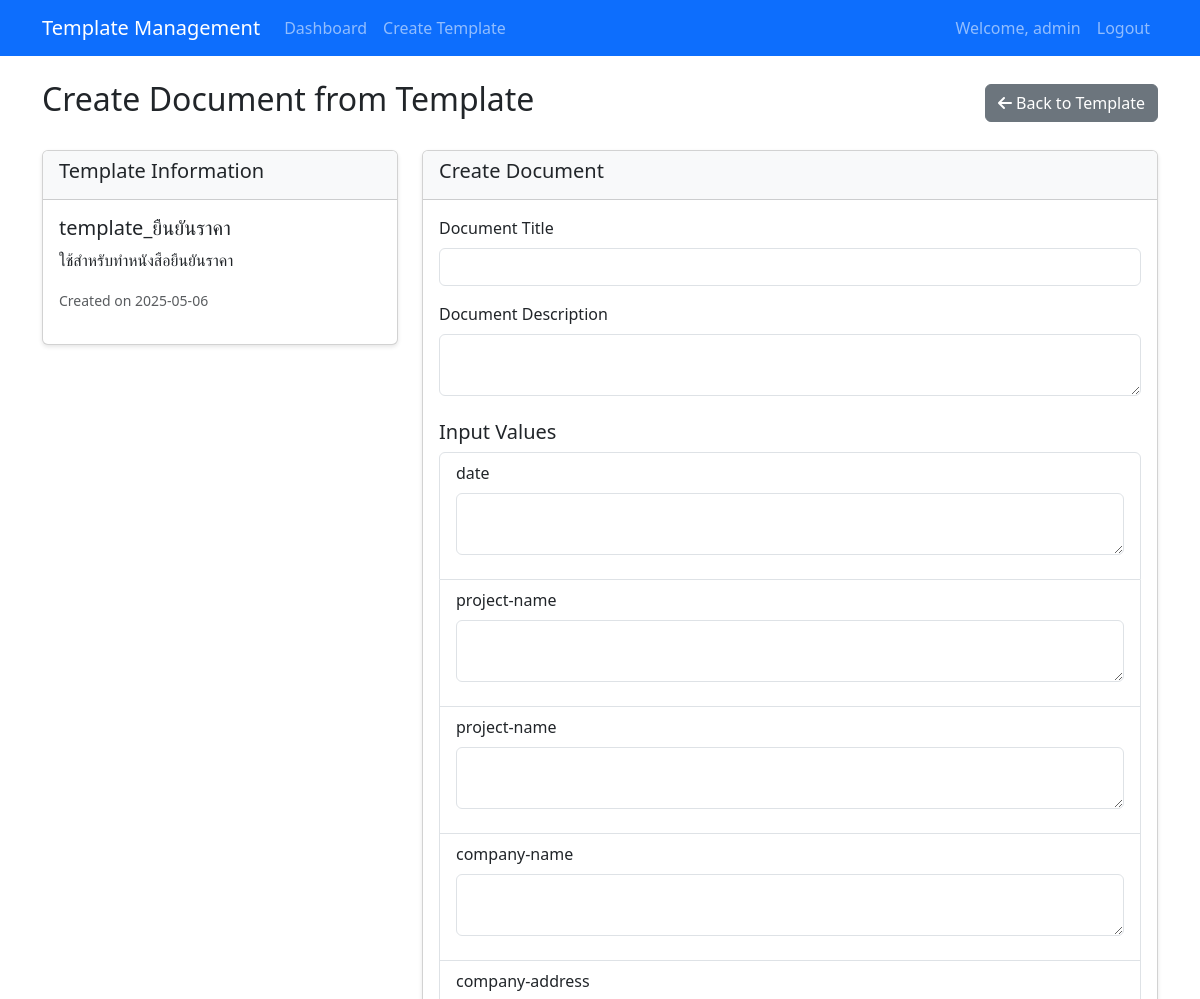
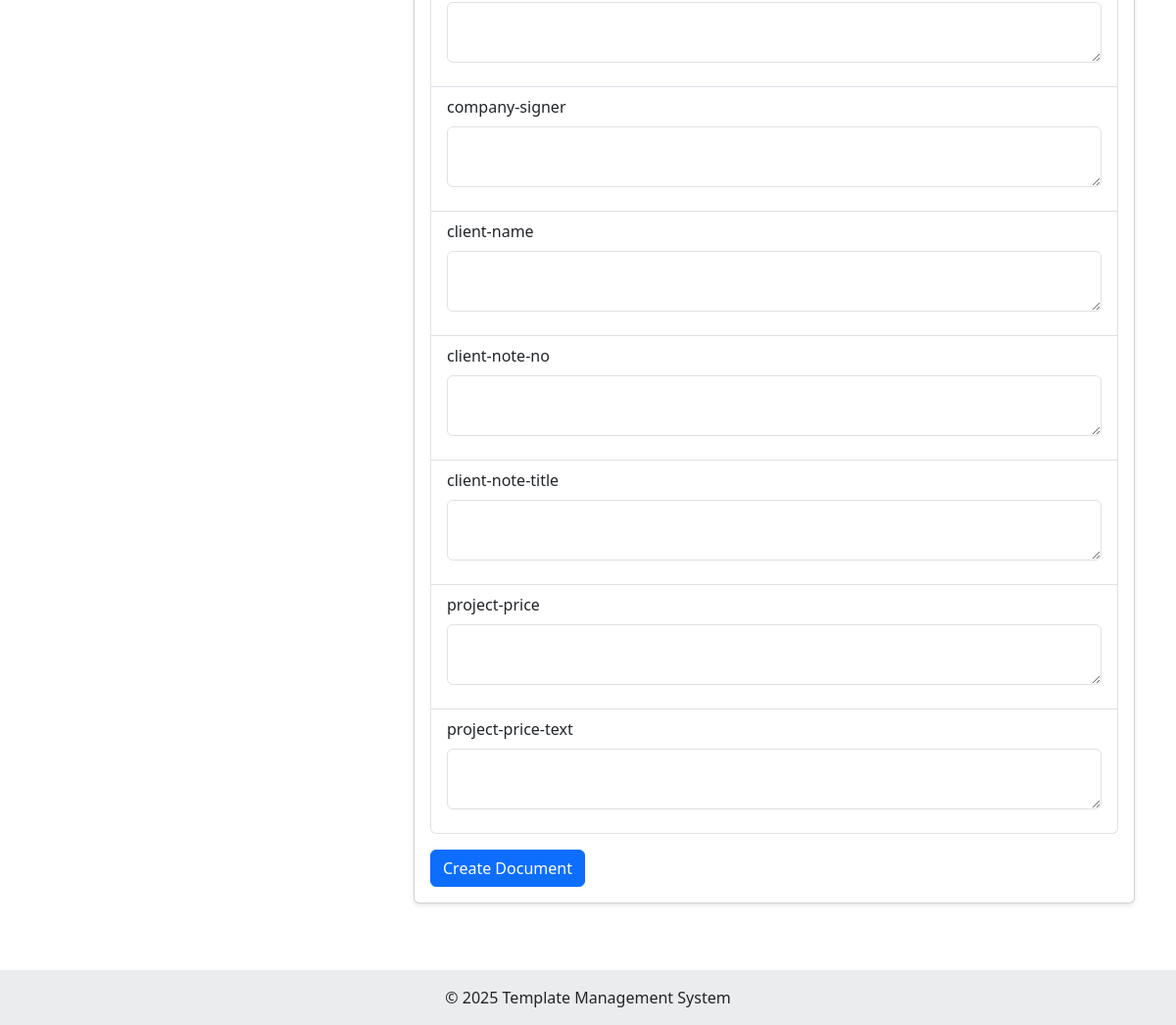
The page /templates/2/create_document (signed in) on the database its author committed (2 pictures, top to bottom).
### database/models.py (models this page shows, shortened)
class User(Base, UserMixin):
    __tablename__ = 'users'
    id = Column(Integer, primary_key=True)
    username = Column(String(50), unique=True, nullable=False)
    email = Column(String(100), unique=True, nullable=False)
    password_hash = Column(String(200), nullable=False)
    created_at = Column(DateTime, default=datetime.datetime.utcnow)
    is_active = Column(Boolean, default=True)
    templates = relationship("Template", back_populates="creator")
    documents = relationship("Document", back_populates="creator")
    def is_active(self):
        return self.is_active

class Template(Base):
    __tablename__ = 'templates'
    id = Column(Integer, primary_key=True)
    title = Column(String(100), nullable=False)
    description = Column(Text, nullable=True)
    content = Column(Text, nullable=False)  # Markdown content with input-box syntax
    creator_id = Column(Integer, ForeignKey('users.id'), nullable=False)
    created_at = Column(DateTime, default=datetime.datetime.utcnow)
    modified_at = Column(DateTime, default=datetime.datetime.utcnow, onupdate=datetime.datetime.utcnow)
    creator = relationship("User", back_populates="templates")
    input_boxes = relationship("InputBox", back_populates="template", cascade="all, delete-orphan")
    documents = relationship("Document", back_populates="template")

class InputBox(Base):
    __tablename__ = 'input_boxes'
    id = Column(Integer, primary_key=True)
    box_id = Column(String(50), nullable=False)  # Unique identifier within the template
    template_id = Column(Integer, ForeignKey('templates.id'), nullable=False)
    label = Column(String(100), nullable=True)
    default_value = Column(Text, nullable=True)
    position = Column(Integer, nullable=True)  # For ordering boxes in display
    template = relationship("Template", back_populates="input_boxes")
    document_values = relationship("DocumentInputValue", back_populates="input_box")

### app/app.py (the view, shortened to what this page needs)
@app.route('/templates/<int:template_id>/create_document', methods=['GET', 'POST'])
@login_required
def create_document(template_id):
    db_session = get_session(engine)
    template = db_session.query(Template).options(joinedload(Template.input_boxes)).get(template_id)
    if not template:
        db_session.close()
        flash('Template not found', 'danger')
        return redirect(url_for('dashboard'))
    input_boxes = db_session.query(InputBox).filter_by(template_id=template.id).order_by(InputBox.position).all()
    db_session.close()
    return render_template('create_document.html', template=template, input_boxes=input_boxes)

### app/app.py (called while the page is built)
@login_manager.user_loader
def load_user(user_id):
    db_session = get_session(engine)
    user = db_session.query(User).get(int(user_id))
    db_session.close()
    return user

### database/models.py (called while the page is built)
def get_session(engine):
    Session = sessionmaker(bind=engine)
    return Session()

### templates/create_document.html (shortened to what this page needs)
{% extends "base.html" %}
{% block content %}
<div class="d-flex justify-content-between align-items-center">
    <h2>Create Document from Template</h2>
    <div>
        <a href="{{ url_for('view_template', template_id=template.id) }}" class="btn btn-secondary">
            <i class="fas fa-arrow-left"></i> Back to Template
        </a>
    </div>
</div>
<div class="row mt-4">
    <div class="col-md-4">
        <div class="card">
            <div class="card-header">
                <h5>Template Information</h5>
            </div>
            <div class="card-body">
                <h5 class="card-title">{{ template.title }}</h5>
                {% if template.description %}
                <p class="card-text">{{ template.description }}</p>
                {% endif %}
                <p><small class="text-muted">Created on {{ template.created_at.strftime('%Y-%m-%d') }}</small></p>
            </div>
        </div>
    </div>
    <div class="col-md-8">
        <div class="card">
            <div class="card-header">
                <h5>Create Document</h5>
            </div>
            <div class="card-body">
                <form method="POST" action="{{ url_for('create_document', template_id=template.id) }}">
                    <div class="mb-3">
                        <label for="title" class="form-label">Document Title</label>
                        <input type="text" class="form-control" id="title" name="title" required>
                    </div>
                    <div class="mb-3">
                        <label for="description" class="form-label">Document Description</label>
                        <textarea class="form-control" id="description" name="description" rows="2"></textarea>
                    </div>
                    <h5 class="mt-4">Input Values</h5>
                    {% if input_boxes %}
                    <div class="list-group mb-3">
                        {% for input_box in input_boxes %}
                        <div class="list-group-item">
                            <div class="mb-3">
                                <label for="input_{{ input_box.id }}" class="form-label">{{ input_box.label }}</label>
                                <textarea class="form-control" id="input_{{ input_box.id }}" name="input_{{ input_box.id }}" rows="2">{{ input_box.default_value or '' }}</textarea>
                            </div>
                        </div>
                        {% endfor %}
                    </div>
                    {% else %}
                    <div class="alert alert-info">
                        This template does not have any input boxes.
                    </div>
                    {% endif %}
                    <button type="submit" class="btn btn-primary">Create Document</button>
                </form>
            </div>
        </div>
    </div>
</div>
{% endblock %}

### templates/base.html (shortened to what this page needs)
<!DOCTYPE html>
<html lang="en">
<head>
    <link href="https://cdn.jsdelivr.net/npm/bootstrap@5.3.0/dist/css/bootstrap.min.css" rel="stylesheet">
    <link href="https://cdnjs.cloudflare.com/ajax/libs/font-awesome/6.0.0/css/all.min.css" rel="stylesheet">
    <link href="{{ url_for('static', filename='css/styles.css') }}" rel="stylesheet">
</head>
<body>
    <nav class="navbar navbar-expand-lg navbar-dark bg-primary">
        <div class="container">
            <a class="navbar-brand" href="{{ url_for('index') }}">Template Management</a>
            <div class="collapse navbar-collapse" id="navbarNav">
                <ul class="navbar-nav me-auto">
                    {% if current_user.is_authenticated %}
                    <li class="nav-item">
                        <a class="nav-link" href="{{ url_for('dashboard') }}">Dashboard</a>
                    </li>
                    <li class="nav-item">
                        <a class="nav-link" href="{{ url_for('create_template') }}">Create Template</a>
                    </li>
                    {% endif %}
                </ul>
                <ul class="navbar-nav">
                    {% if current_user.is_authenticated %}
                    <li class="nav-item">
                        <span class="nav-link">Welcome, {{ current_user.username }}</span>
                    </li>
                    <li class="nav-item">
                        <a class="nav-link" href="{{ url_for('logout') }}">Logout</a>
                    </li>
                    {% else %}
                    <li class="nav-item">
                        <a class="nav-link" href="{{ url_for('login') }}">Login</a>
                    </li>
                    {% endif %}
                </ul>
            </div>
        </div>
    </nav>
    <div class="container mt-4">
        {% block content %}{% endblock %}
    </div>
    <footer class="bg-light text-center text-lg-start mt-5">
        <div class="text-center p-3" style="background-color: rgba(0, 0, 0, 0.05);">
            © 2025 Template Management System
        </div>
    </footer>
</body>
</html>

### static/css/styles.css (style rules this page uses)
body { min-height: 100vh; display: flex; flex-direction: column; }
footer { margin-top: auto; }
.card { margin-bottom: 20px; box-shadow: 0 2px 4px rgba(0, 0, 0, 0.1); }
.card-header { background-color: #f8f9fa; font-weight: 500; }
.list-group-item { transition: all 0.2s ease; }

### rows shown on the page
User: username "admin"
Template: title "template_ยืนยันราคา", description "ใช้สำหรับทำหนังสือยืนยันราคา", created_at "2025-05-06"
InputBox: label "date"
InputBox: label "project-name"
InputBox: label "project-name"
InputBox: label "company-name"
InputBox: label "company-address"
InputBox: label "company-signer"
InputBox: label "client-name"
InputBox: label "client-note-no"
InputBox: label "client-note-title"
InputBox: label "project-price"
InputBox: label "project-price-text"
